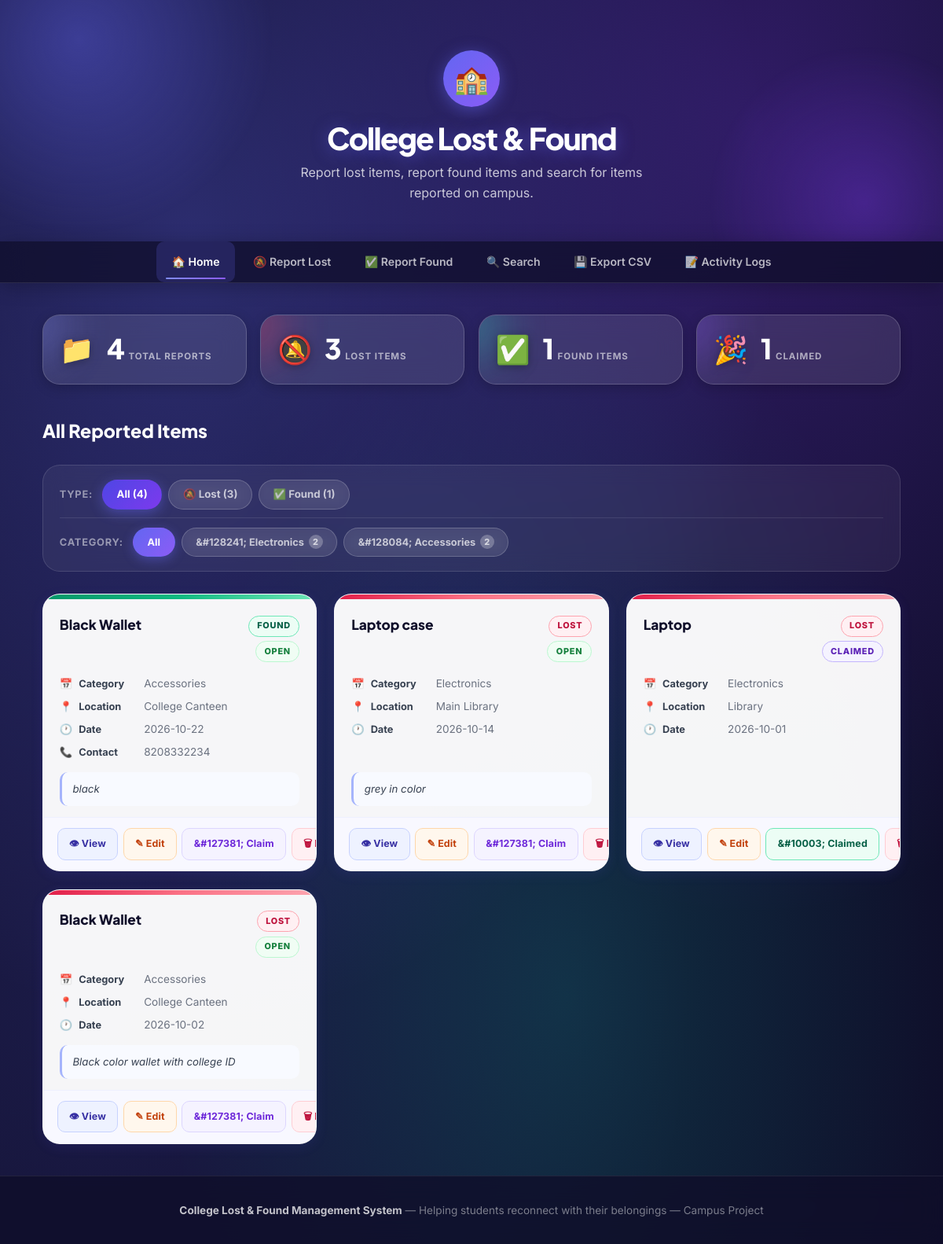
The page / on the database its author committed.
### tables this page shows
CREATE TABLE items (
            id INTEGER PRIMARY KEY AUTOINCREMENT,
            item_type TEXT NOT NULL,
            item_name TEXT NOT NULL,
            category TEXT NOT NULL,
            location TEXT NOT NULL,
            date TEXT NOT NULL,
            description TEXT
        , contact TEXT, status TEXT NOT NULL DEFAULT 'Open');

### app.py (the view)
@app.route("/")
def home():
    filter_type     = request.args.get("filter",   "All")
    filter_category = request.args.get("category", "All")
    conn = None
    try:                                            # EXCEPTION HANDLING
        conn = get_db_connection()
        conditions, params = [], []
        if filter_type in ("Lost", "Found"):
            conditions.append("item_type = ?")
            params.append(filter_type)
        if filter_category != "All" and filter_category in CATEGORIES:
            conditions.append("category = ?")
            params.append(filter_category)
        where  = ("WHERE " + " AND ".join(conditions)) if conditions else ""
        items  = conn.execute(f"SELECT * FROM items {where} ORDER BY id DESC", params).fetchall()
        total   = conn.execute("SELECT COUNT(*) FROM items").fetchone()[0]
        lost    = conn.execute("SELECT COUNT(*) FROM items WHERE item_type='Lost'").fetchone()[0]
        found   = conn.execute("SELECT COUNT(*) FROM items WHERE item_type='Found'").fetchone()[0]
        claimed = conn.execute("SELECT COUNT(*) FROM items WHERE status='Claimed'").fetchone()[0]
        cat_counts = {}
        for cat in CATEGORIES:
            cat_counts[cat] = conn.execute(
                "SELECT COUNT(*) FROM items WHERE category=?", (cat,)
            ).fetchone()[0]
        stats = {"total": total, "lost": lost, "found": found, "claimed": claimed}
        return render_template("index.html", items=items, stats=stats,
                               filter_type=filter_type, filter_category=filter_category,
                               categories=CATEGORIES, cat_counts=cat_counts)
    except Exception as e:                          # EXCEPTION HANDLING
        flash(f"Error loading items: {str(e)}", "error")
        return render_template("index.html", items=[], stats={},
                               filter_type="All", filter_category="All",
                               categories=CATEGORIES, cat_counts={})
    finally:                                        # EXCEPTION HANDLING
        if conn:
            conn.close()

### app.py (called while the page is built)
def get_db_connection():
    conn = sqlite3.connect("database.db")
    conn.row_factory = sqlite3.Row
    return conn

### templates/index.html (shortened to what this page needs)
{% extends "base.html" %}
{% block content %}
<div class="stats-grid">
    <div class="stat-card total">
        <div class="stat-icon">&#128193;</div>
        <div class="stat-info">
            <span class="stat-num">{{ stats.total }}</span>
            <span class="stat-label">Total Reports</span>
        </div>
    </div>
    <div class="stat-card lost-s">
        <div class="stat-icon">&#128277;</div>
        <div class="stat-info">
            <span class="stat-num">{{ stats.lost }}</span>
            <span class="stat-label">Lost Items</span>
        </div>
    </div>
    <div class="stat-card found-s">
        <div class="stat-icon">&#9989;</div>
        <div class="stat-info">
            <span class="stat-num">{{ stats.found }}</span>
            <span class="stat-label">Found Items</span>
        </div>
    </div>
    <div class="stat-card claimed-s">
        <div class="stat-icon">&#127881;</div>
        <div class="stat-info">
            <span class="stat-num">{{ stats.claimed }}</span>
            <span class="stat-label">Claimed</span>
        </div>
    </div>
</div>
<div class="page-header">
    <h2 class="page-title">
        {% if filter_category != 'All' %}
            {{ filter_category }} Items
        {% elif filter_type != 'All' %}
            {{ filter_type }} Items
        {% else %}
            All Reported Items
        {% endif %}
    </h2>
</div>
<div class="filter-section">
    <div class="filter-bar">
        <span class="filter-label">Type:</span>
        <a href="{{ url_for('home', category=filter_category if filter_category != 'All' else None) }}"
           class="filter-btn {{ 'active-all' if filter_type == 'All' }}">All ({{ stats.total }})</a>
        <a href="{{ url_for('home', filter='Lost', category=filter_category if filter_category != 'All' else None) }}"
           class="filter-btn {{ 'active-lost' if filter_type == 'Lost' }}">&#128277; Lost ({{ stats.lost }})</a>
        <a href="{{ url_for('home', filter='Found', category=filter_category if filter_category != 'All' else None) }}"
           class="filter-btn {{ 'active-found' if filter_type == 'Found' }}">&#9989; Found ({{ stats.found }})</a>
    </div>
    <div class="filter-bar category-filter-bar">
        <span class="filter-label">Category:</span>
        {% set cat_icons = {
            'Electronics': '&#128241;',
            'Books':       '&#128218;',
            'Documents':   '&#128196;',
            'Accessories': '&#128084;',
            'Clothing':    '&#128085;',
            'ID Card':     '&#128100;',
            'Keys':        '&#128273;',
            'Other':       '&#128230;'
        } %}
        <a href="{{ url_for('home', filter=filter_type if filter_type != 'All' else None) }}"
           class="filter-btn cat-btn {{ 'cat-active' if filter_category == 'All' }}">All</a>
        {% for cat in categories %}
            {% if cat_counts[cat] > 0 %}
                <a href="{{ url_for('home', category=cat, filter=filter_type if filter_type != 'All' else None) }}"
                   class="filter-btn cat-btn {{ 'cat-active' if filter_category == cat }}">
                    {{ cat_icons[cat] }} {{ cat }}
                    <span class="cat-count">{{ cat_counts[cat] }}</span>
                </a>
            {% endif %}
        {% endfor %}
    </div>
</div>
{% if items %}
    <div class="items-grid">
        {% for item in items %}
            <div class="item-card {{ 'lost-card' if item['item_type'] == 'Lost' else 'found-card' }}">
                <div class="card-strip {{ 'lost' if item['item_type'] == 'Lost' else 'found' }}"></div>
                <div class="card-body">
                    <div class="card-header-row">
                        <h3 class="item-title">{{ item['item_name'] }}</h3>
                        <div class="badge-group">
                            <span class="badge {{ 'badge-lost' if item['item_type'] == 'Lost' else 'badge-found' }}">
                                {{ item['item_type'] }}
                            </span>
                            <span class="badge {{ 'badge-claimed' if item['status'] == 'Claimed' else 'badge-open' }}">
                                {{ item['status'] }}
                            </span>
                        </div>
                    </div>
                    <div class="item-meta">
                        <div class="meta-row">
                            <span class="meta-icon">&#128197;</span>
                            <span class="meta-label">Category</span>
                            <span class="meta-value">{{ item['category'] }}</span>
                        </div>
                        <div class="meta-row">
                            <span class="meta-icon">&#128205;</span>
                            <span class="meta-label">Location</span>
                            <span class="meta-value">{{ item['location'] }}</span>
                        </div>
                        <div class="meta-row">
                            <span class="meta-icon">&#128336;</span>
                            <span class="meta-label">Date</span>
                            <span class="meta-value">{{ item['date'] }}</span>
                        </div>
                        {% if item['contact'] %}
                        <div class="meta-row">
                            <span class="meta-icon">&#128222;</span>
                            <span class="meta-label">Contact</span>
                            <span class="meta-value">{{ item['contact'] }}</span>
                        </div>
                        {% endif %}
                    </div>
                    {% if item['description'] %}
                        <div class="card-description">{{ item['description'] }}</div>
                    {% endif %}
                </div>
                <div class="card-actions">
                    <a href="{{ url_for('item_detail', id=item['id']) }}" class="btn btn-detail">&#128065; View</a>
                    <a href="{{ url_for('edit', id=item['id']) }}"        class="btn btn-edit">&#9998; Edit</a>
                    <a href="{{ url_for('mark_claimed', id=item['id']) }}" class="btn btn-claim {{ 'claimed' if item['status'] == 'Claimed' }}">
                        {{ '&#10003; Claimed' if item['status'] == 'Claimed' else '&#127381; Claim' }}
                    </a>
                    <a href="{{ url_for('delete', id=item['id']) }}" class="btn btn-delete"
                       onclick="return confirm('Delete this report permanently?')">&#128465; Delete</a>
                </div>
            </div>
        {% endfor %}
    </div>
{% endif %}
{% endblock %}

### templates/base.html (shortened to what this page needs)
<!DOCTYPE html>
<html lang="en">
<head>
    <link rel="stylesheet" href="{{ url_for('static', filename='style.css') }}">
</head>
<body>
<header>
    <div class="header-icon">&#127979;</div>
    <h1>College Lost &amp; Found</h1>
    <p>Report lost items, report found items and search for items reported on campus.</p>
</header>
<nav>
    <div class="nav-container">
        <ul class="nav-links">
            <li><a href="{{ url_for('home') }}"   class="{{ 'active' if request.endpoint == 'home' }}">&#127968; Home</a></li>
            <li><a href="{{ url_for('lost') }}"   class="{{ 'active' if request.endpoint == 'lost' }}">&#128277; Report Lost</a></li>
            <li><a href="{{ url_for('found') }}"  class="{{ 'active' if request.endpoint == 'found' }}">&#9989; Report Found</a></li>
            <li><a href="{{ url_for('search') }}" class="{{ 'active' if request.endpoint == 'search' }}">&#128269; Search</a></li>
            <li><a href="{{ url_for('export') }}" class="{{ 'active' if request.endpoint == 'export' }}">&#128190; Export CSV</a></li>
            <li><a href="{{ url_for('logs') }}"   class="{{ 'active' if request.endpoint == 'logs' }}">&#128221; Activity Logs</a></li>
        </ul>
    </div>
</nav>
<main>
    {% block content %}{% endblock %}
</main>
<footer>
    <p><strong>College Lost &amp; Found Management System</strong> &mdash; Helping students reconnect with their belongings &mdash; Campus Project</p>
</footer>
</body>
</html>

### rows shown on the page
items: item_name "Black Wallet", item_type "FOUND", status "OPEN", category "Accessories", location "College Canteen", date "2026-10-22", contact "8208332234", description "black", status "&#127381; Claim"
items: item_name "Laptop case", item_type "LOST", status "OPEN", category "Electronics", location "Main Library", date "2026-10-14", description "grey in color", status "&#127381; Claim"
items: item_name "Laptop", item_type "LOST", status "CLAIMED", category "Electronics", location "Library", date "2026-10-01", status "&#10003; Claimed"
items: item_name "Black Wallet", item_type "LOST", status "OPEN", category "Accessories", location "College Canteen", date "2026-10-02", description "Black color wallet with college ID", status "&#127381; Claim"

### other values the page prints
{{ stats.total }} "4"
{{ stats.lost }} "3"
{{ stats.found }} "1"
{{ stats.claimed }} "1"
{{ cat_icons[cat] }} "&#128241;" "&#128084;"
{{ cat }} "Electronics" "Accessories"
{{ cat_counts[cat] }} "2" "2"
